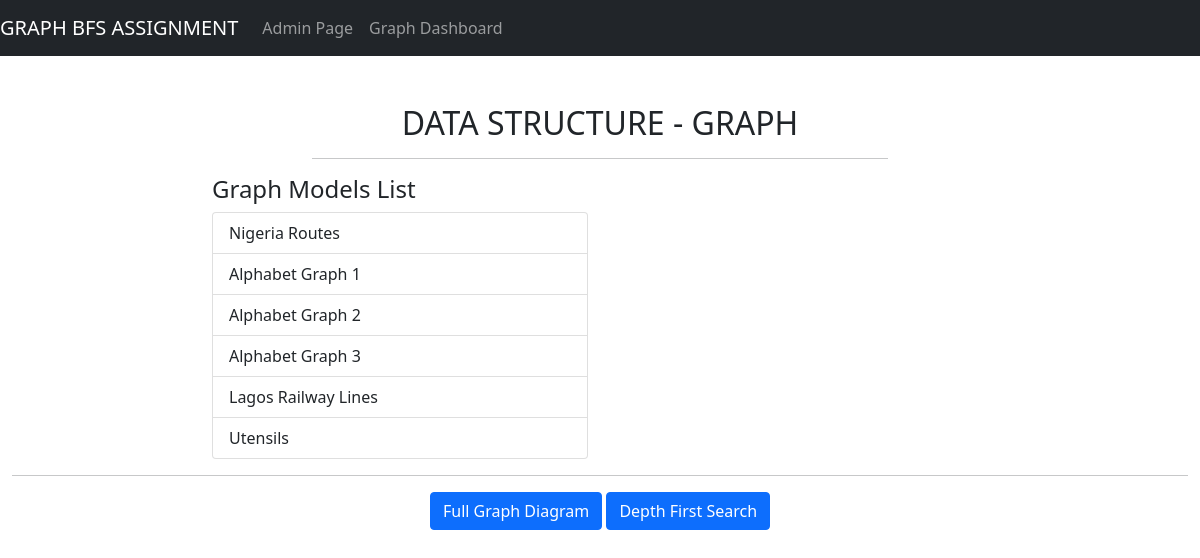
/graphs/, run on an earlier commit of the app's database.
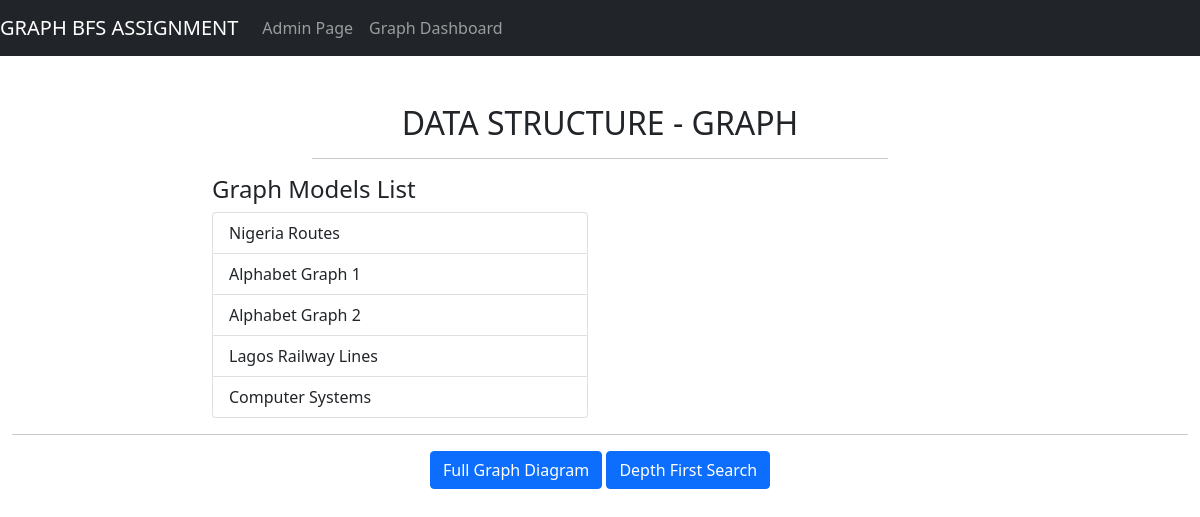
And on a later commit of the database.
### graphs/models.py (models this page shows, shortened)
class GraphGroup(models.Model):
    name=models.CharField(max_length=50)

### graphs/views.py (the view)
# urls.py: path('', views.dashboard, name='dashboard'),
def dashboard(request):
    context={
        'groups': GraphGroup.objects.all()
        }
    return render(request,'graph/dashboard.html', context)

### graphs/templates/graph/dashboard.html
{% extends 'base.html' %}
{% block content%}
<div class="row">
    <div class="offset-3 col-6 mt-5">
            <div class="h2 text-center "  > DATA STRUCTURE - GRAPH</div>
        <hr>
    </div>
</div>
<div class="row">
    <div class="offset-2 col-4">
            <div class="h4"> Graph Models List</div>
                {% if groups %}
                    <div class="list-group">
                        {% for group in groups%}
                        <a href="#" class="list-group-item list-group-item-action"
                            hx-get="{% url 'graphs:graph_nodes' group.pk %}"
                            hx-target="#listdata"
                        >{{group.name}}</a>
                        {% endfor %}
                    </div>
                {% endif %}
    </div>
    <div class="col-4" id="listdata">
    </div>
</div>
<div class="row">
    <div class="col-12">
        <hr>
    </div>
</div>
<div class="row">
    <div class="offset-3 col-6 text-center">
        <a name="" id="" class="btn btn-primary" href="{% url 'graphs:nodeshow' %}" role="button" target="_blank">Full Graph Diagram</a>
            <a name="" id="" class="btn btn-primary" href="{% url 'graphs:dfsshow' %}" role="button" target="_blank">Depth First Search</a>
    </div>
</div>
{% endblock%}

### templates/base.html (shortened to what this page needs)
{% load static %}
<!DOCTYPE html>
<html lang="en">
<head>
    <link rel="stylesheet" href="{% static 'bootstrap/css/bootstrap.min.css' %}">
</head>
<body>
    {% include 'nav.html' %}
    <div class="container-fluid">
        {% block content%}{% endblock content %}
    </div>
</body>
</html>

### templates/nav.html (shortened to what this page needs)
<nav class="navbar navbar-expand navbar-dark bg-dark">
    <a class="navbar-brand" href="#">GRAPH BFS ASSIGNMENT</a>
    <div class="collapse navbar-collapse" id="navbarsExample02">
      <ul class="navbar-nav mr-auto">
        <li class="nav-item active">
          <a class="nav-link" href="/admin/">Admin Page</a>
        </li>
        <li class="nav-item">
          <a class="nav-link" href="/graphs/">Graph Dashboard</a>
        </li>
      </ul>
    </div>
  </nav>

What changed in the data, as far as the page shows it:
removed GraphGroup: name "Alphabet Graph 3"
removed GraphGroup: name "Utensils"
added GraphGroup: name "Computer Systems"
